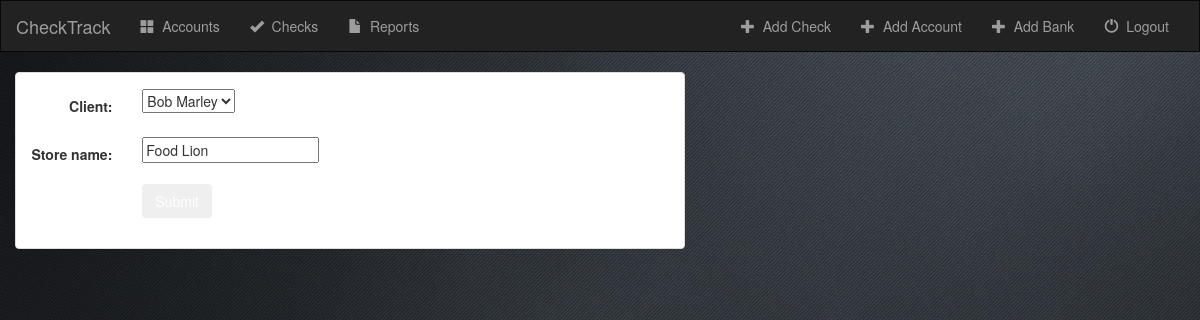
The page /check/checks/store-update/1/ on the database as committed earlier.
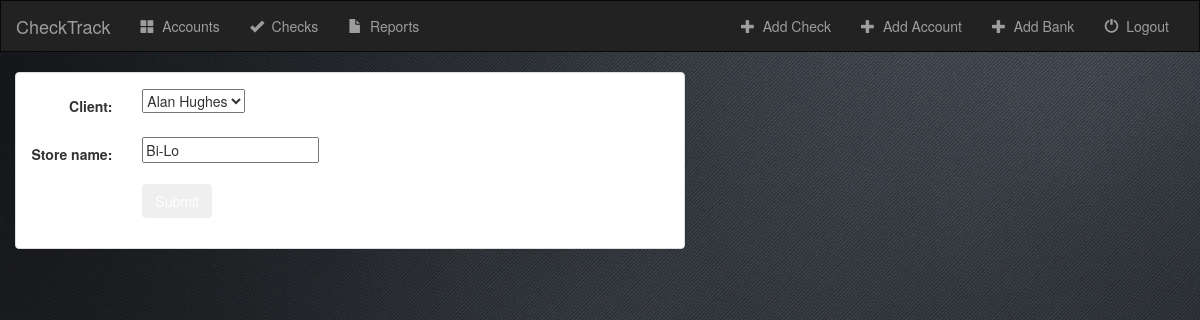
The same page on the database as committed later.
### check/models.py (models this page shows, shortened)
class Store(models.Model):
    client = models.ForeignKey('Client', on_delete=models.CASCADE)
    store_name = models.CharField(max_length=20)

### check/views.py (the view)
# urls.py: url(r'checks/store-update/(?P<pk>[0-9]+)/$', views.StoreUpdate.as_view(), name="store-update"),
class StoreUpdate(UpdateView):
    model = Store
    fields = ['client', 'store_name']

### check/models.py (called while the page is built)
    def __str__(self):
        return self.client_name

### check/templates/check/store_form.html (shortened to what this page needs)
{% extends 'check/base.html' %}
{% block body %}
<div class="container-fluid">
    <div class="row">
        <div class="col-sm-13 col-md-7">
            <div class="panel panel-default">
                <div class="panel-body">
                    <form class="form-horizontal" action="" method="post" enctype="multipart/form-data">
                        {% include 'check/form-template.html' %}
                        <div class="form-group">
                            <div class="col-sm-offset-2 col-sm-10">
                                <button type="submit" class="btn btn-secondary">Submit</button>
                            </div>
                        </div>
                    </form>
                </div>
            </div>
        </div>
    </div>
</div>
{% endblock %}

### check/templates/check/form-template.html (shortened to what this page needs)
{% for field in form %}
    <div class="form-group">
        <div class="col-sm-offset-2 col-sm-10">
        </div>
        <label class="control-label col-sm-2" style="color:rgb(51, 51, 51);">{{ field.label_tag }}</label>
        <div class="col-sm-10" style="color:rgb(51, 51, 51);">{{ field }}</div>
    </div>
{% endfor %}

Rows that differ between the two databases and show on the page:
changed Store: client "Bob Marley" → "Alan Hughes"; store_name "Food Lion" → "Bi-Lo"
